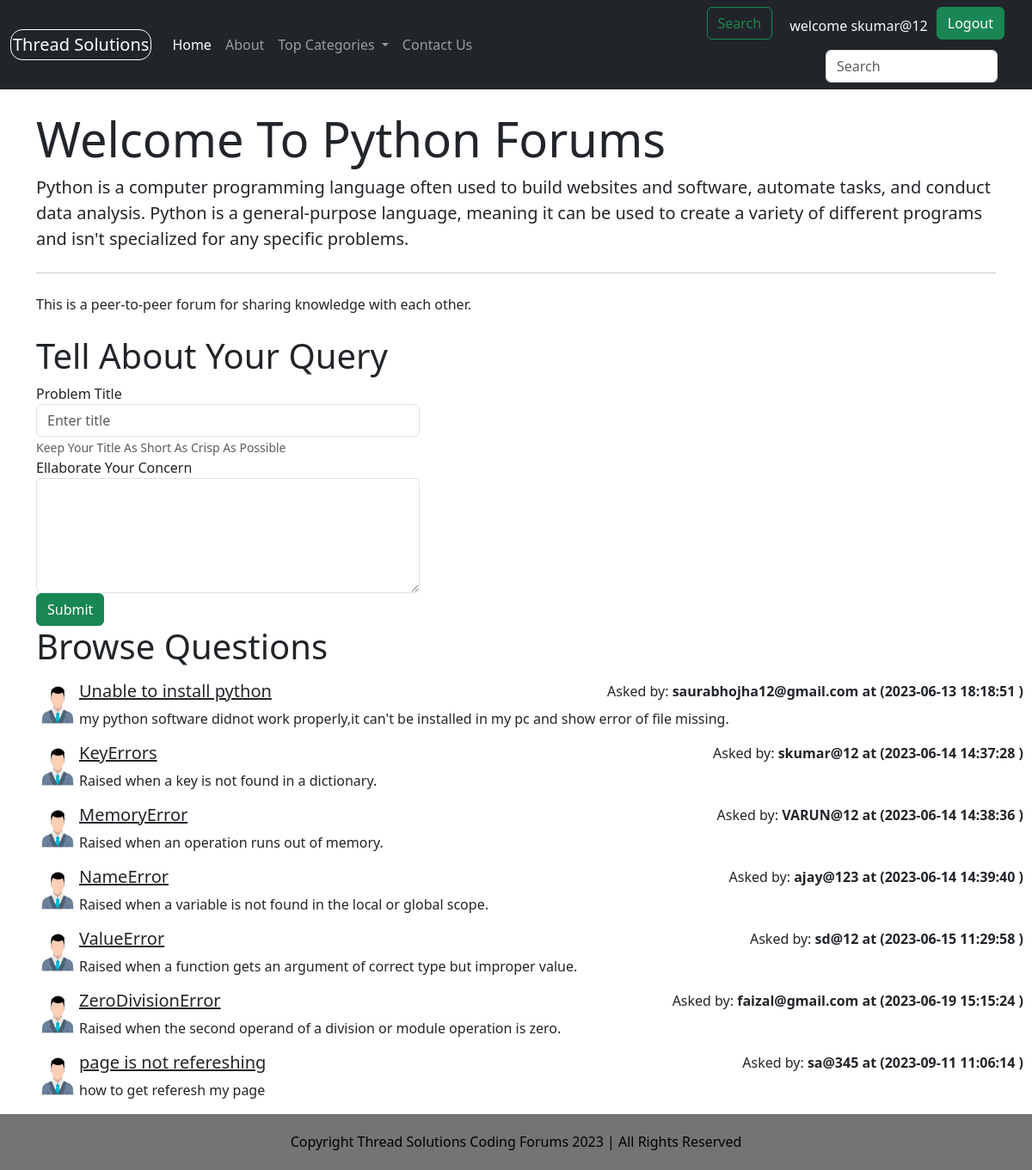
Screenshot of /threadlist.php?catid=1 (signed in) with the database file from the repository.
### tables this page shows
CREATE TABLE `categories` (
  `category_id` int(8) NOT NULL,
  `category_name` varchar(256) NOT NULL,
  `category_description` text DEFAULT NULL,
  `created` datetime NOT NULL DEFAULT current_timestamp()
);

CREATE TABLE `threads` (
  `thread_id` int(2) NOT NULL,
  `thread_title` varchar(255) NOT NULL,
  `thread_desc` text NOT NULL,
  `thread_cat_id` int(7) NOT NULL,
  `thread_user_id` int(7) NOT NULL,
  `timestamp` datetime NOT NULL DEFAULT current_timestamp()
);

CREATE TABLE `users` (
  `sno` int(8) NOT NULL,
  `user_email` varchar(30) NOT NULL,
  `user_pass` varchar(32) NOT NULL,
  `timestamp` datetime NOT NULL DEFAULT current_timestamp()
);

### threadlist.php (the view, shortened to what this page needs)
<!doctype html>
<html lang="en">
<head>
</head>
<body>
    <?php include 'partials/_dbconnect.php';
    include 'partials/_header.php'; ?>
    <?php
    $id = $_GET['catid'];
    $sql = "SELECT * FROM `categories` WHERE category_id=?";
    $stmt = mysqli_prepare($conn, $sql);
    mysqli_stmt_bind_param($stmt, "i", $id);
    mysqli_stmt_execute($stmt);
    $result = mysqli_stmt_get_result($stmt);
    while ($row = mysqli_fetch_assoc($result)) {
        $catname = $row['category_name'];
        $catdesc = $row['category_description'];
    }
    ?>
    <div class="container J my-4">
        <div class="jumbotron">
            <h1 class="display-4"> Welcome To
                <?php echo $catname; ?> Forums
            </h1>
            <p class="lead">
                <?php echo $catdesc; ?>
            </p>
            <hr class="my-4">
            <p> This is a peer-to-peer forum for sharing knowledge with each other.</p>
        </div>
    </div>
    <?php
    if (isset($_SESSION['loggedin']) && $_SESSION['loggedin'] == true) {
        echo '   <div class="container">
                    <h1>Tell About Your Query</h1>
                    <form action="' . $_SERVER["REQUEST_URI"] . '" method="post">
                        <div class="form-group">
                            <label for="exampleInputEmail1">Problem Title</label>
                            <input type="text" class="form-control" id="title" name="title" aria-describedby="title"
                                placeholder="Enter title" style="width:40%" required>
                            <small id="emailHelp" class="form-text text-muted">Keep Your Title As Short As Crisp As Possible</small>
                        </div>
                        <input type="hidden" name="sno" value="' . $_SESSION["sno"] . ' ">
                        <div class="form-group">
                            <label for="exampleFormControlTextarea1">Ellaborate Your Concern</label>
                            <textarea class="form-control" id="desc" name="desc" rows="5" style="width:40%" required3></textarea>
                        </div>
                            <button type="submit" class="btn btn-success">Submit</button>
                    </form>
                </div>';
    } else {
        echo ' <div class="container">
                <h1 class="py-2">Tell About Your Querry</h1>
                <p class="lead" style="color:black; background-color: rgb(233, 137, 120); width:50%;" >Sorry! you are not loggedin. Please login to be able to start a discussion</p>
                </div>';
    }
    ?>
    <div class="container " id="ques">
        <h1>Browse Questions</h1>
        <?php
        $id = $_GET['catid'];
        $sql = "SELECT * FROM `threads` WHERE thread_cat_id=$id";
        $result = mysqli_query($conn, $sql);
        while ($row = mysqli_fetch_assoc($result)) {
            $id = $row['thread_id'];
            $title = $row['thread_title'];
            $desc = $row['thread_desc'];
            $thread_time = $row['timestamp'];
            $thread_user_id = $row['thread_user_id'];
            $sql2 = "SELECT user_email FROM `users` WHERE sno='$thread_user_id' ";
            $result2 = mysqli_query($conn, $sql2);
            $row2 = mysqli_fetch_assoc($result2);
            echo '<div class="media my-3" style="display:flex;">
                  <img src="vector-users-icon.webp" width=50px class="mr-3 " alt="Loading Error">
                    <div class="media-body">' .
                ' <h5 class="mt-0"><a class="text-dark" href="thread.php?threadid=' . $id . '">' . $title . '</a>
                      </h5>' . $desc . '</div> ' . ' <div class="font-weight-bold my-0" style="position: absolute; right: 10px;">
                       Asked by:   <b>' . $row2['user_email'] . ' at (' . $thread_time . ' )</b>
                   </div>' .
                '</div>';
        }
        ?>
    </div>
    <?php include 'partials/_footer.php'; ?>
</body>
</html>

### threadlist.php (style rules this page uses)
#ques { min-height: 433px; }

### rows the page displays
categories: category_name "Python", category_description "Python is a computer programming language often used to build websites and software, automate tasks, and conduct data analysis. Python is a general-purpose language, meaning it can be used to create a variety of different programs and isn't specialized for any specific problems."
threads: thread_title "Unable to install python", thread_desc "my python software didnot work properly,it can't be installed in my pc and show error of file missing.", users.user_email "saurabhojha12@gmail.com", timestamp "2023-06-13 18:18:51"
threads: thread_title "KeyErrors", thread_desc "Raised when a key is not found in a dictionary.", users.user_email "skumar@12", timestamp "2023-06-14 14:37:28"
threads: thread_title "MemoryError", thread_desc "Raised when an operation runs out of memory.", users.user_email "VARUN@12", timestamp "2023-06-14 14:38:36"
threads: thread_title "NameError", thread_desc "Raised when a variable is not found in the local or global scope.", users.user_email "ajay@123", timestamp "2023-06-14 14:39:40"
threads: thread_title "ValueError", thread_desc "Raised when a function gets an argument of correct type but improper value.", users.user_email "sd@12", timestamp "2023-06-15 11:29:58"
threads: thread_title "ZeroDivisionError", thread_desc "Raised when the second operand of a division or module operation is zero.", users.user_email "faizal@gmail.com", timestamp "2023-06-19 15:15:24"
threads: thread_title "page is not refereshing", thread_desc "how to get referesh my page", users.user_email "sa@345", timestamp "2023-09-11 11:06:14"

### other values shown
$_SESSION['useremail'] "skumar@12"
